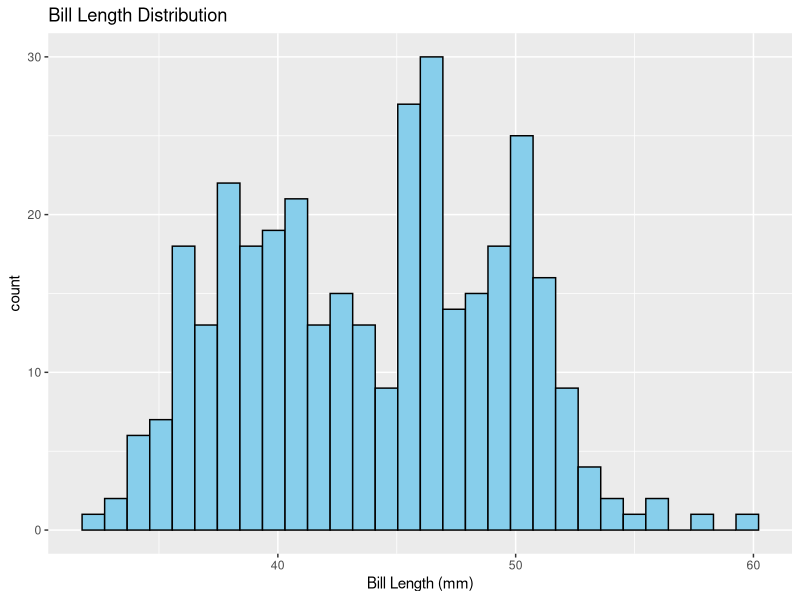
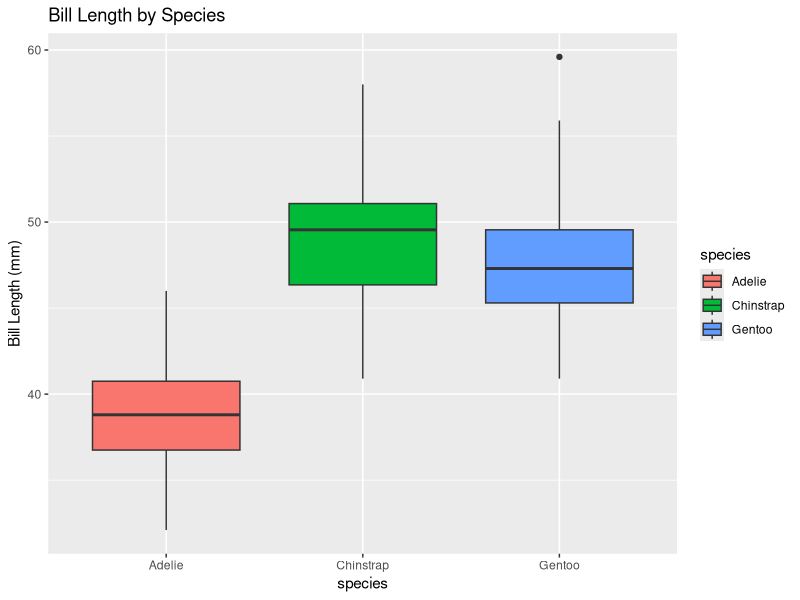
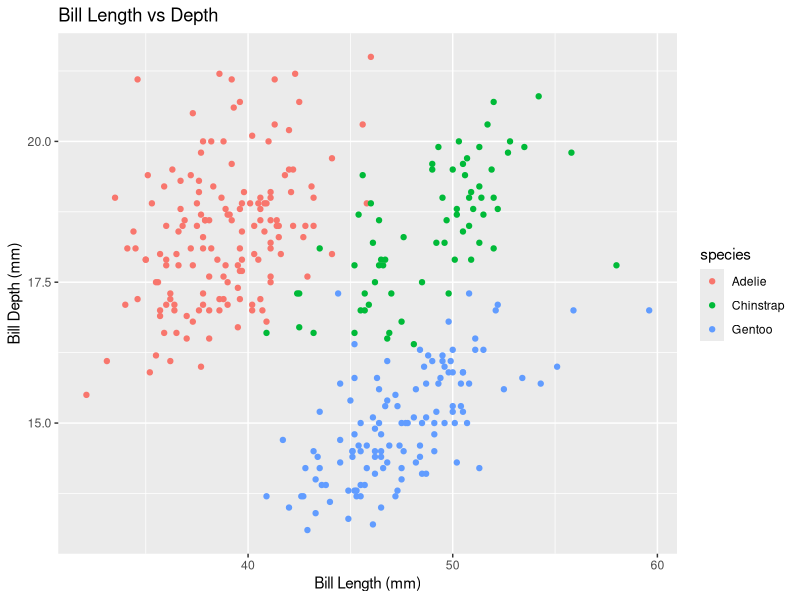

These figures' R source, in order:
## ---- chunk 1
# Load the data  
library(palmerpenguins)  
library(kableExtra)
data("penguins")  
kbl(head(penguins, n = c(4, 8)))
## ---- chunk 2
# Check dimensions and structure  
dim(penguins)  
str(penguins)  
## ---- chunk 3
# Quick statistical overview  
summary(penguins)  
## ---- chunk 4
mean(penguins$bill_length_mm, na.rm = TRUE)  
median(penguins$bill_length_mm, na.rm = TRUE)  
## ---- chunk 5
range(penguins$bill_length_mm, na.rm = TRUE)  
var(penguins$bill_length_mm, na.rm = TRUE)  
sd(penguins$bill_length_mm, na.rm = TRUE)  
## ---- chunk 6
# Grouped mean by species  
library(dplyr)  
penguins %>%  
  group_by(species) %>%  
  summarise(mean_bill_length = mean(bill_length_mm, na.rm = TRUE))  
## ---- chunk 7
library(ggplot2)  
ggplot(penguins, aes(x = bill_length_mm)) +  
  geom_histogram(bins = 30, fill = "skyblue", color = "black") +  
  labs(title = "Bill Length Distribution", x = "Bill Length (mm)")  
## ---- chunk 8
ggplot(penguins, aes(x = species, y = bill_length_mm, fill = species)) +  
  geom_boxplot() +  
  labs(title = "Bill Length by Species", y = "Bill Length (mm)")  
## ---- chunk 9
cor(penguins$bill_length_mm, penguins$bill_depth_mm, use = "complete.obs")  
## ---- chunk 10
ggplot(penguins, aes(x = bill_length_mm, y = bill_depth_mm, color = species)) +  
  geom_point() +  
  labs(title = "Bill Length vs Depth", x = "Bill Length (mm)", y = "Bill Depth (mm)")  
